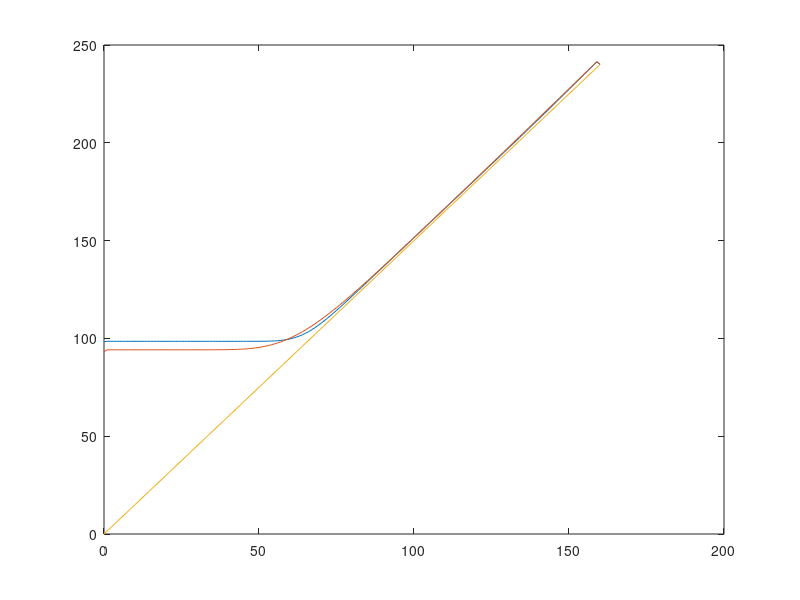

Recreate this plot in MATLAB.
clear;
clc;

Z=100; % 债券的回报
r=0.07; %固定利率
sd=0.2;
D=0.01;
T=1;  % time to maturity
S=50;
Smax=160;
N=160;
M=1600;
ds=Smax/N;   %钱
dt=T/M;   %时间
n=1.5;  %1份债券换1.5份股票
V=zeros(M+1,N+1);

%边界条件
% Smax 时候，选择债转股
 for i=1:1:M+1
     V(i,N+1)=n*Smax;
     
 end
 

for i=1:1:N+1
    V(M+1,i)= max(Z,n*ds*i);
end

for i=1:1:M+1
    V(i,1)=Z*exp(-r*(T-dt*(i-1)));
end

%   j=0:N;
%      a =0.5*(r-D)*j*dt-0.5*sd^2*j.^2*dt;
%      b =1+r*dt+sd^2*j.^2*dt;
%      c= -0.5*(r-D)*dt*j-0.5*sd^2*j.^2*dt;
  j=0:N;
 
     a=(1/2)*dt*((r-D)*j-sd^2*j.^2);
b=1+(sd^2*j.^2+(r-D))*dt;
c=(-1/2)*dt*((r-D)*j+sd^2*j.^2);
 
%     for i=1:N 
%      a(i)=0.5*sd^2*i^2*dt-(r-D)*dt*i;
%      b(i)=1-sd^2*i^2*dt-r*dt;
%      c(i)= (r-D)*dt*i+0.5*sd^2*i^2*dt;
%  end
 


L=diag(a(3:N),-1)+diag(b(2:N))+diag(c(2:N-1),1);
[low,up]=lu(L);
C=zeros(size(L,2),1);
% for i=M:-1:1  %%%时间
%     
%     temp=zeros(N,1); %跟钱有关
% 
%     temp(1)=a(2)*V(i+1,1);
%     temp(end)=c(N)*V(i+1,N+1);
%     
%     V(2:N,i)=up\(low\(V(2:N,i+1)-temp))
% end.

 
%  utemp=n*max(Z,linspace(0,Smax,N+1));
%  utemp=utemp(2:N)';
for i=M:-1:1
    
    C(1)=a(2)*V(i,1);
    C(end)=c(end)*V(i,end);
    
   V(i,2:N)=up\(low\(V(i+1,2:N)'-C));
   V(i,2:N)=max(V(i,2:N),n*ds*(2:N));
%     qtemp=up\(low\(V(i+1,2:N)'-C));
%     index=find(qtemp<utemp );
%     qtemp(index)=utemp(index);
%    V(i,2:N)=qtemp;
end
 
 
% utemp=max(Z,linspace(0,Smax,N+1));
% utemp=utemp(2:N)';
% for loop=M:-1:1         %时间
%     temp=zeros(N-1,1);   %钱
%     temp(1)=a(2)*V(loop+1,1) ;  %Matrix(1,loop+1);
%     temp(N-1)=c(N)*V(loop+1,N+1);  %   Matrix(N+1,loop+1);
%    % qtemp=L\((V(loop+1,2:N))'-temp);     
%    qtemp=up\(low\(V(loop+1,2:N)'-temp));
%     indx=find(qtemp<utemp);
%     qtemp(indx)=utemp(indx);
%    V(loop,2:N)=qtemp;
% end
  plot (ds*(0:N),V(1200,:));
  hold on;
 % plot (ds*(0:N),V(1000,:));
 plot (ds*(0:N),V(1,:));
 plot([0,Smax],[0*n,Smax*n]);
